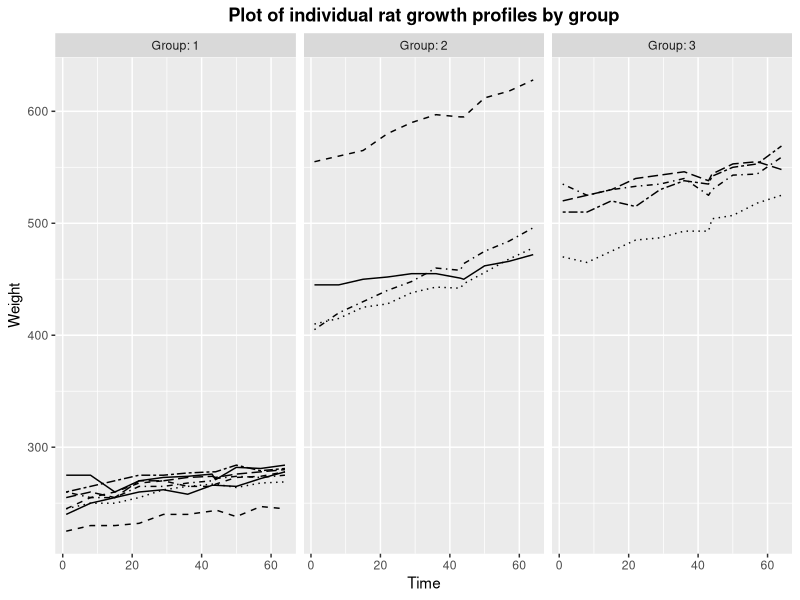
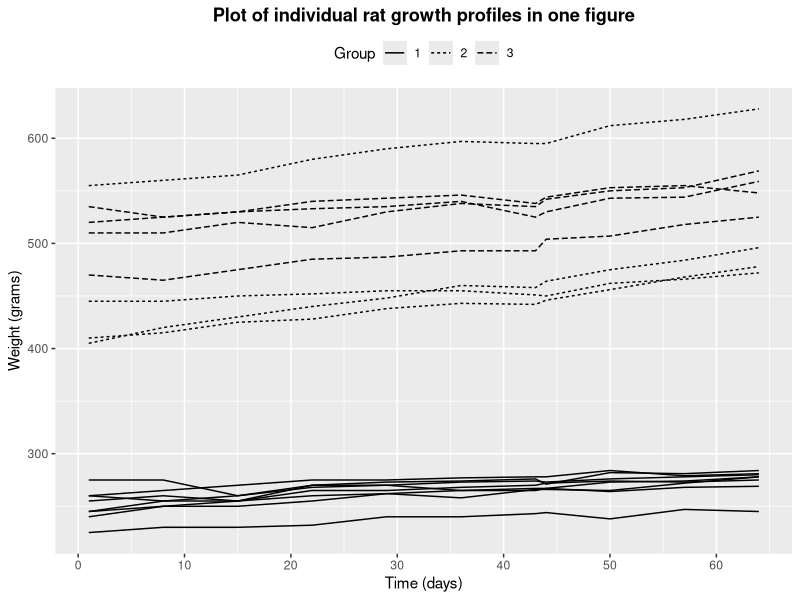
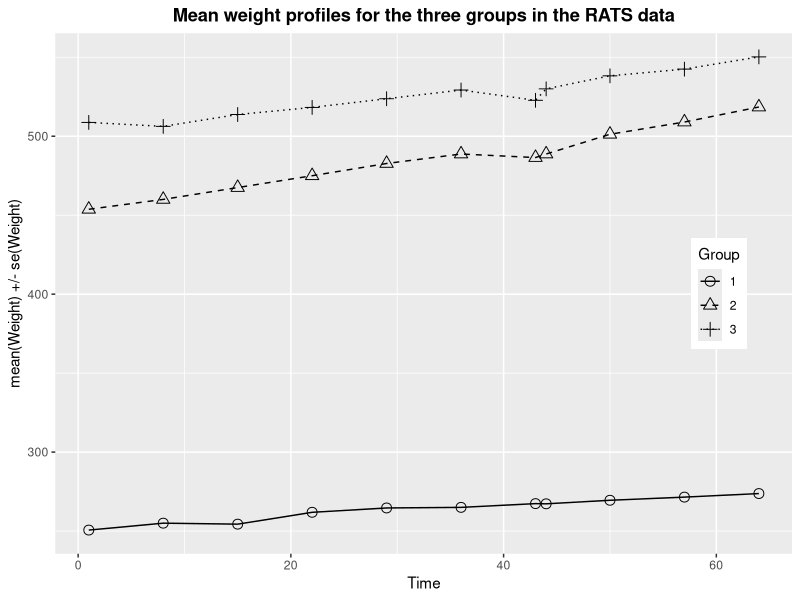
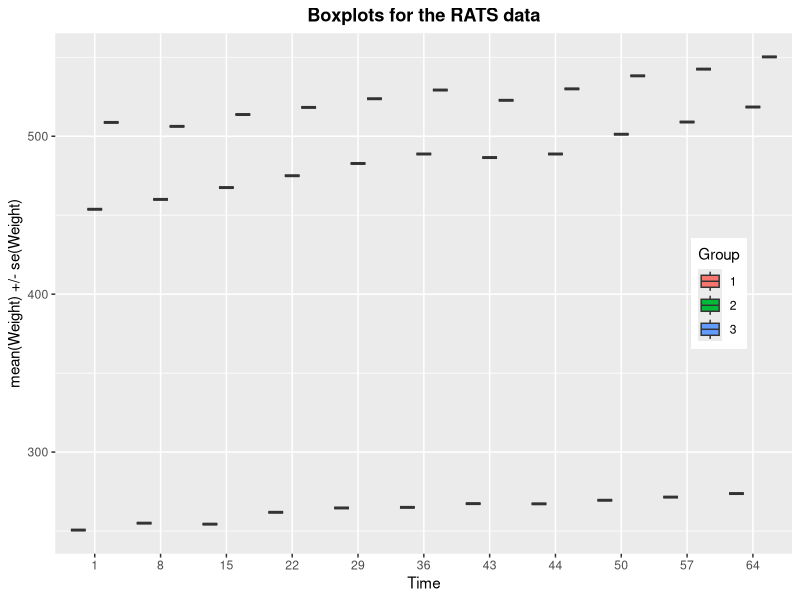
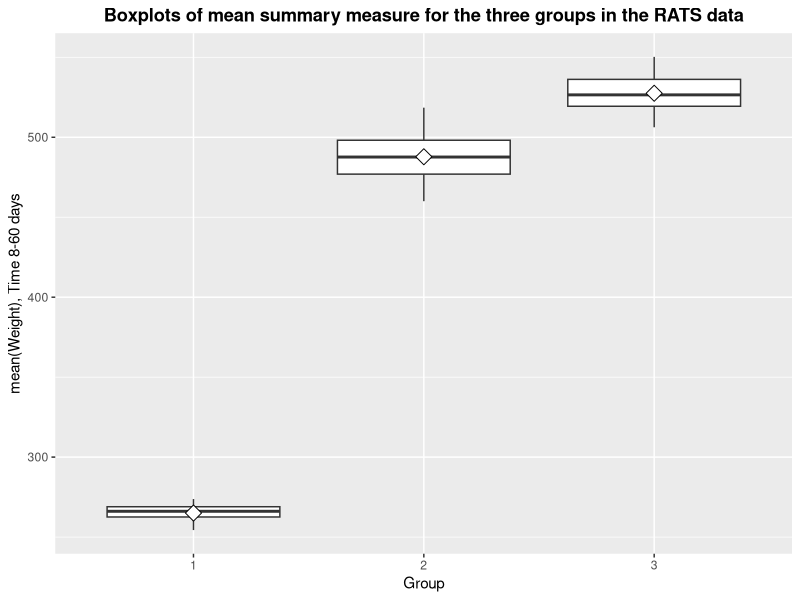
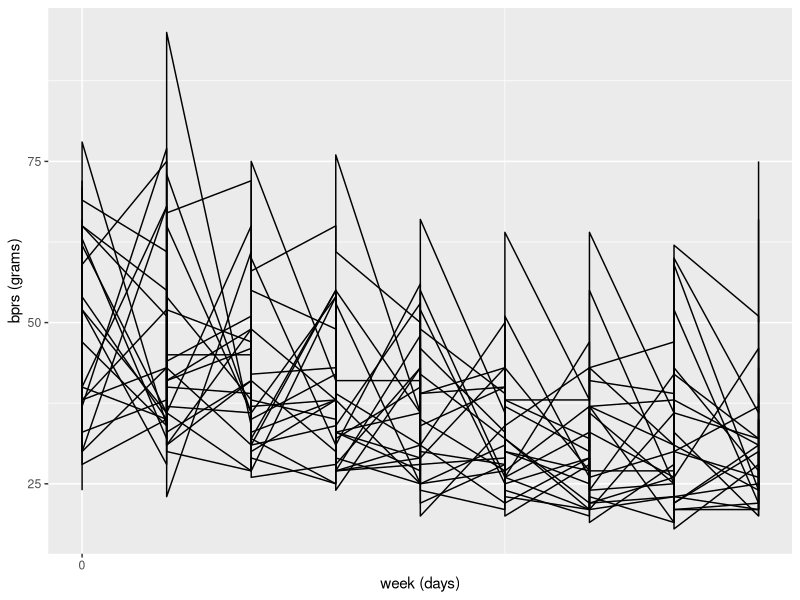

R code for these plots, in order:
## ---- chunk 1
# *Describe the work you have done this week and summarize your learning.*
#
#- Describe your work and results clearly. 
#- Assume the reader has an introductory course level understanding of writing and reading R code as well as statistical methods.
#- Assume the reader has no previous knowledge of your data or the more advanced methods you are using.
## ---- chunk 2
# Read in the RATS data in wide and long format (L for long)  
RATS <- read.table("./data/RATS.txt", header=TRUE)
RATSL <- read.table("./data/RATSL.txt", header=TRUE)
# factor the categorical variables ID and group
RATSL$ID <- as.factor(RATSL$ID)
RATSL$Group <- as.factor(RATSL$Group)
# Look at the WHOLE data in wide format
RATS
# Look at the first 24 rows of long format
head(RATSL, 24)
## ---- chunk 3
# Access the package ggplot2
library(ggplot2)
library(tidyr)
library(dplyr)
# Draw the plot
ggplot(RATSL, aes(x = Time, y = Weight, linetype = ID)) +
  geom_line() +
  scale_linetype_manual(values = rep(1:10, times=4)) +
  facet_grid(. ~ Group, labeller = label_both) +
  theme(legend.position = "none") + 
  scale_y_continuous(limits = c(min(RATSL$Weight), max(RATSL$Weight)))+
  theme(plot.title = element_text(face="bold",hjust=0.5))+labs(title="Plot of individual rat growth profiles by group")
# Plot the RATSL data
ggplot(RATSL, aes(x = Time, y = Weight, group = ID)) +
  geom_line(aes(linetype=Group))+scale_x_continuous(name = "Time (days)", breaks = seq(0, 60, 10))+scale_y_continuous(name = "Weight (grams)")+theme(legend.position = "top",plot.title = element_text(face="bold",hjust=0.5))+labs(title="Plot of individual rat growth profiles in one figure")
## ---- chunk 4
# Number of days, baseline (day 1) included
n <- RATSL$Time %>% unique() %>% length()
# Summary data with mean and standard error of RATS by Group and Time 
RATSS <- RATSL %>%
  group_by(Group, Time) %>%
  summarise( mean = mean(Weight), se = sd(Weight)/sqrt(n) ) %>%
  ungroup()
# Glimpse the data
glimpse(RATSS)
# Plot the mean weight profiles
ggplot(RATSS, aes(x = Time, y = mean, linetype = Group, shape = Group)) +
  geom_line() +
  scale_linetype_manual(values = c(1,2,3)) +
  geom_point(size=3) +
  scale_shape_manual(values = c(1,2,3)) +
  #geom_errorbar(aes(ymin=mean-se, ymax=mean+se, linetype="1"), width=0.3) +
  theme(legend.position = c(0.9,0.5),plot.title = element_text(face="bold",hjust=0.5)) +
  scale_y_continuous(name = "mean(Weight) +/- se(Weight)")+
  labs(title="Mean weight profiles for the three groups in the RATS data")
# Boxplots
RATSS2 <- RATSS
RATSS2$Time <- as.factor(RATSS2$Time)
ggplot(RATSS2, aes(x = Time, y = mean, fill = Group)) +
  geom_boxplot() +
  theme(legend.position = c(0.9,0.5),plot.title = element_text(face="bold",hjust=0.5)) +
  scale_y_continuous(name = "mean(Weight) +/- se(Weight)")+
  labs(title="Boxplots for the RATS data")
## ---- chunk 5
# Create a summary data by Group and subject with mean as the summary variable (ignoring baseline Time 1).
RATSL8S <- RATSL %>%
  filter(Time > 1) %>%
  group_by(Group, Time) %>%
  summarise(mean=mean(Weight) ) %>%
  ungroup()
# Glimpse the data
glimpse(RATSL8S)
# Draw a boxplot of the mean versus Group
ggplot(RATSL8S, aes(x = Group, y = mean)) +
  geom_boxplot() +
  stat_summary(fun = "mean", geom = "point", shape=23, size=4, fill = "white") +
  scale_y_continuous(name = "mean(Weight), Time 8-60 days")+
  theme(plot.title = element_text(face="bold",hjust=0.5)) +
  labs(title="Boxplots of mean summary measure for the three groups in the RATS data")

## ---- chunk 6
# Add the baseline from the original data as a new variable to the summary data
RATSL8S2 <- RATSL8S %>%
  mutate(baseline = c(rep(RATSS$mean[1],10),rep(RATSS$mean[12],10),rep(RATSS$mean[23],10)))
# Fit the linear model with the mean as the response 
fit <- lm(mean ~ baseline + Group, data = RATSL8S2)
# Compute the analysis of variance table for the fitted model with anova()
anova(fit)
## ---- chunk 7
# Read in BPRS data; wide and long versions
BPRS <- read.table("./data/BPRS.txt", header=TRUE)
BPRSL <- read.table("./data/BPRSL.txt", header=TRUE)
# Factor variables ID and Group
BPRSL$subject <- as.factor(BPRSL$subject)
BPRSL$treatment <- as.factor(BPRSL$treatment)
# Look at the wide data, first 10 rows
head(BPRS, 10)
# Look at the long data, first 10 rows
head(BPRSL, 10)
## ---- chunk 8
# plot BPRS data
ggplot(BPRSL, aes(x = week, y = bprs, group = subject)) +
  geom_line()+scale_x_continuous(name = "week (days)", breaks = seq(0, 60, 10))+scale_y_continuous(name = "bprs (grams)")+theme(legend.position = "top")
